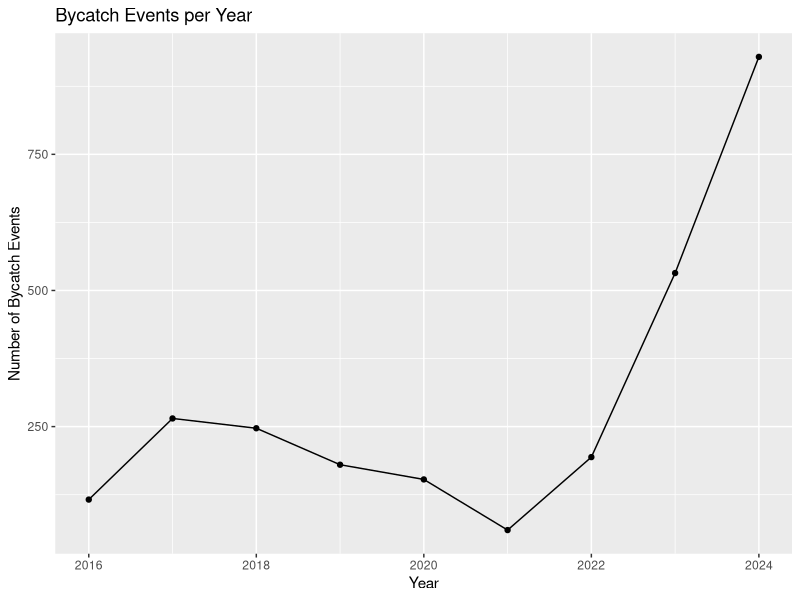
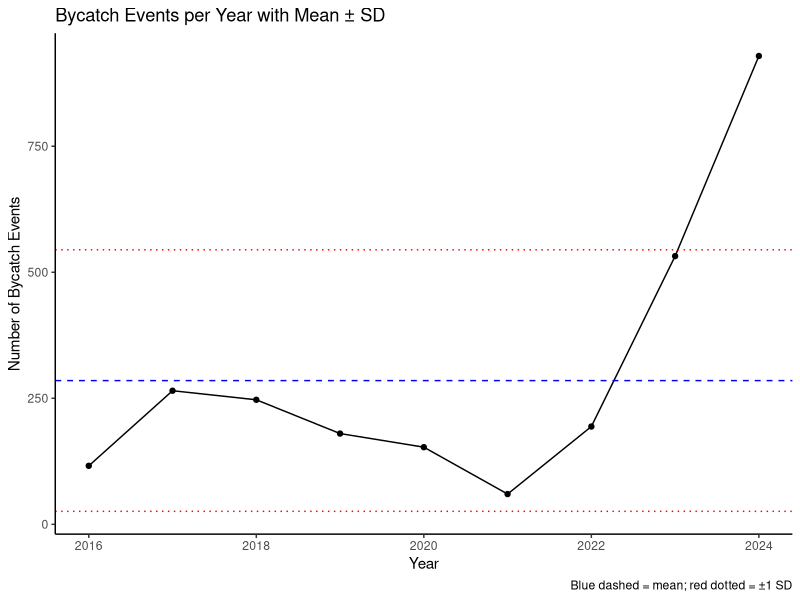
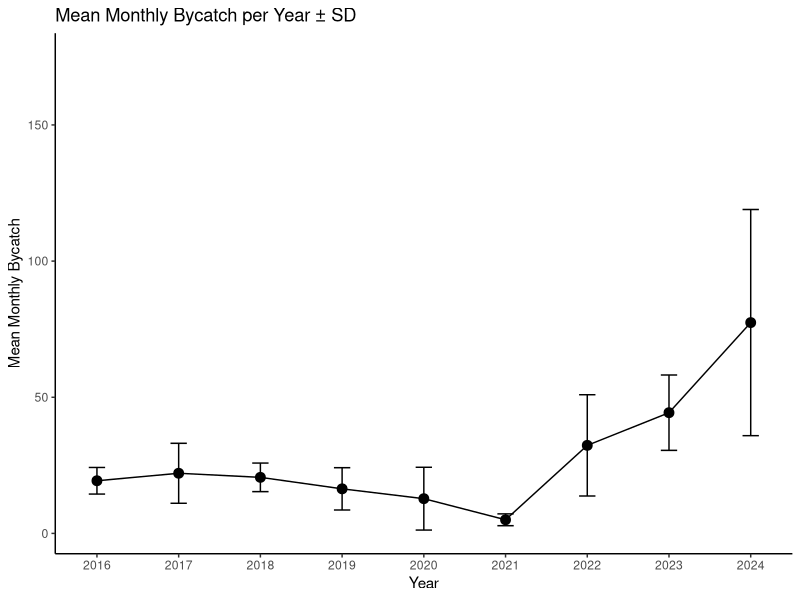
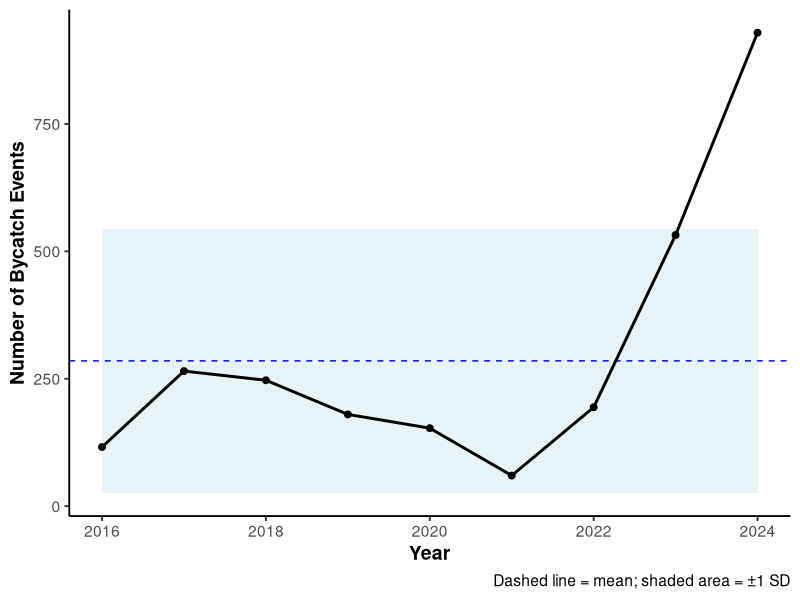

These figures' R source, in order:
## ---- chunk 1
bycatch_rawdata <- read.csv("data/bycatchdata.csv")
head(bycatch_rawdata)
## ---- chunk 2
library(tidyverse)
library(lubridate)   # For working with dates (dmy, year)
## ---- chunk 3
bycatch_cleaned <- bycatch_rawdata %>% 
  # For all character/text columns, trim whitespace and apply title case.
  mutate(across(where(is.character), ~ str_to_title(str_trim(.)))) %>%
  # Replace "Dead" with "Deceased" in Fate column
  mutate(Fate = if_else(Fate == "Dead", "Deceased", Fate)) %>%
  mutate(Area = if_else(Area == "Cp F", "Gladstone", Area))
## ---- chunk 4
# Count total missing values in each column
colSums(is.na(bycatch_cleaned))

# Count total missing values in the whole dataset
sum(is.na(bycatch_cleaned))
## ---- chunk 5
library(lubridate)
library(dplyr)

# Prepare yearly count data
bycatchperyear <- bycatch_cleaned %>%
  mutate(Year = year(dmy(Date))) %>%
  count(Year)

summary_stats <- bycatchperyear %>%
  summarise(
    mean_bycatch = mean(n),
    sd_bycatch = sd(n),
    min_bycatch = min(n),
    max_bycatch = max(n),
    median_bycatch = median(n),
    n_years = n()
  )
## ---- chunk 6
# Line plot of bycatch per year
ggplot(bycatchperyear, aes(x = Year, y = n)) +
  geom_line() +
  geom_point() +
  labs(title = "Bycatch Events per Year",
       y = "Number of Bycatch Events",
       x = "Year")

## ---- chunk 7
# Calculate mean and SD
mean_bycatch <- mean(bycatchperyear$n)
sd_bycatch <- sd(bycatchperyear$n)

# Plot with SD and mean
ggplot(bycatchperyear, aes(x = Year, y = n)) +
  geom_line() +
  geom_point() +
  geom_hline(yintercept = mean_bycatch, linetype = "dashed", color = "blue") +
  geom_hline(yintercept = mean_bycatch + sd_bycatch, linetype = "dotted", color = "red") +
  geom_hline(yintercept = mean_bycatch - sd_bycatch, linetype = "dotted", color = "red") +
  labs(title = "Bycatch Events per Year with Mean ± SD",
       y = "Number of Bycatch Events",
       x = "Year",
       caption = "Blue dashed = mean; red dotted = ±1 SD") +
  theme_classic()
## ---- chunk 8
# Step 1: Add Year and Month
bycatch_monthly <- bycatch_cleaned %>%
  mutate(
    Date = dmy(Date),
    Year = year(Date),
    Month = month(Date, label = TRUE)
  ) %>%
  count(Year, Month)

# Step 2: Summarize by year (mean monthly bycatch ± SD)
yearly_summary <- bycatch_monthly %>%
  group_by(Year) %>%
  summarise(
    mean_bycatch = mean(n),
    sd_bycatch = sd(n),
    .groups = "drop"
  )

# Step 3: Plot mean ± SD
ggplot(yearly_summary, aes(x = Year, y = mean_bycatch)) +
  geom_point(size = 3) +
  geom_line() +
  geom_errorbar(aes(ymin = mean_bycatch - sd_bycatch, ymax = mean_bycatch + sd_bycatch), width = 0.2) +
  labs(
    title = "Mean Monthly Bycatch per Year ± SD",
    y = "Mean Monthly Bycatch",
    x = "Year"
  ) +
  theme_classic() +
  scale_x_continuous(breaks = unique(yearly_summary$Year))
## ---- chunk 9

# Step 1: Count total bycatch per year
bycatch_yearly <- bycatch_cleaned %>%
  mutate(Year = year(dmy(Date))) %>%
  count(Year)

# Step 2: Calculate mean and SD
mean_bycatch <- mean(bycatch_yearly$n)
sd_bycatch <- sd(bycatch_yearly$n)

# Step 3: Create a ribbon data frame
ribbon_df <- bycatch_yearly %>%
  mutate(
    ymin = mean_bycatch - sd_bycatch,
    ymax = mean_bycatch + sd_bycatch
  )

# Step 4: Plot with proper shaded SD area
bycatch_yearly_plot <- ggplot(bycatch_yearly, aes(x = Year, y = n)) +
  geom_ribbon(data = ribbon_df, aes(x = Year, ymin = ymin, ymax = ymax),
              inherit.aes = FALSE, fill = "lightblue", alpha = 0.3) +
  geom_hline(yintercept = mean_bycatch, linetype = "dashed", color = "blue") +
  geom_line(color = "black", size = 1) +
  geom_point(color = "black", size = 2) +
  labs(
    y = "Number of Bycatch Events",
    x = "Year",
    caption = "Dashed line = mean; shaded area = ±1 SD"
  ) +
  theme_classic(base_size = 14) +
  theme(axis.title = element_text(face = "bold"))

# Print the plot
print(bycatch_yearly_plot)
## ---- chunk 10
library(readr)

# Export bycatch_cleaned to a CSV file
write_csv(bycatch_cleaned, "data/bycatch_cleaned.csv")
